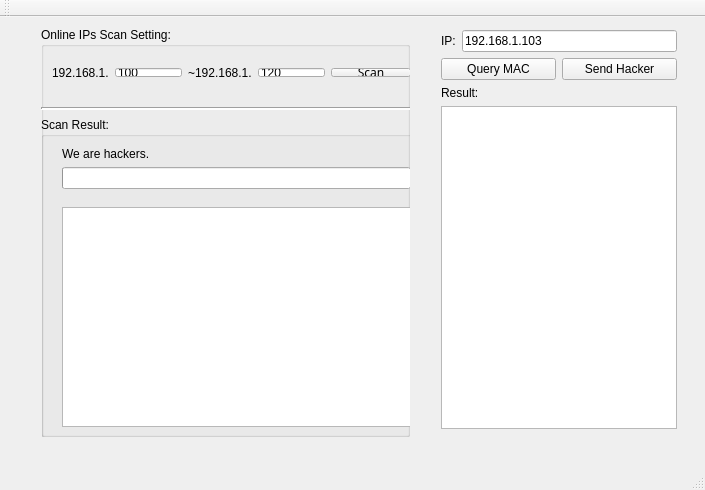
<?xml version="1.0" encoding="UTF-8"?>
<ui version="4.0">
 <class>MainWindow</class>
 <widget class="QMainWindow" name="MainWindow">
  <property name="geometry">
   <rect>
    <x>0</x>
    <y>0</y>
    <width>705</width>
    <height>490</height>
   </rect>
  </property>
  <property name="windowTitle">
   <string>MainWindow</string>
  </property>
  <widget class="QWidget" name="centralWidget">
   <widget class="QWidget" name="layoutWidget">
    <property name="geometry">
     <rect>
      <x>30</x>
      <y>0</y>
      <width>391</width>
      <height>431</height>
     </rect>
    </property>
    <layout class="QVBoxLayout" name="verticalLayout_2">
     <property name="spacing">
      <number>20</number>
     </property>
     <property name="topMargin">
      <number>10</number>
     </property>
     <item>
      <widget class="QGroupBox" name="groupBox">
       <property name="sizePolicy">
        <sizepolicy hsizetype="Preferred" vsizetype="Minimum">
         <horstretch>0</horstretch>
         <verstretch>0</verstretch>
        </sizepolicy>
       </property>
       <property name="minimumSize">
        <size>
         <width>0</width>
         <height>99</height>
        </size>
       </property>
       <property name="title">
        <string>Online IPs Scan Setting:</string>
       </property>
       <widget class="Line" name="line">
        <property name="geometry">
         <rect>
          <x>0</x>
          <y>80</y>
          <width>389</width>
          <height>3</height>
         </rect>
        </property>
        <property name="lineWidth">
         <number>2</number>
        </property>
        <property name="orientation">
         <enum>Qt::Horizontal</enum>
        </property>
       </widget>
       <widget class="QGroupBox" name="groupBox_2">
        <property name="geometry">
         <rect>
          <x>0</x>
          <y>90</y>
          <width>389</width>
          <height>321</height>
         </rect>
        </property>
        <property name="sizePolicy">
         <sizepolicy hsizetype="Preferred" vsizetype="Expanding">
          <horstretch>0</horstretch>
          <verstretch>1</verstretch>
         </sizepolicy>
        </property>
        <property name="title">
         <string>Scan Result:</string>
        </property>
        <widget class="QWidget" name="layoutWidget">
         <property name="geometry">
          <rect>
           <x>10</x>
           <y>20</y>
           <width>371</width>
           <height>301</height>
          </rect>
         </property>
         <layout class="QVBoxLayout" name="verticalLayout">
          <property name="topMargin">
           <number>10</number>
          </property>
          <item>
           <widget class="QLabel" name="statusTip">
            <property name="sizePolicy">
             <sizepolicy hsizetype="Expanding" vsizetype="Expanding">
              <horstretch>0</horstretch>
              <verstretch>0</verstretch>
             </sizepolicy>
            </property>
            <property name="text">
             <string>We are hackers.</string>
            </property>
           </widget>
          </item>
          <item>
           <widget class="QProgressBar" name="progressBar">
            <property name="enabled">
             <bool>true</bool>
            </property>
            <property name="styleSheet">
             <string notr="true"/>
            </property>
            <property name="value">
             <number>0</number>
            </property>
            <property name="textVisible">
             <bool>false</bool>
            </property>
           </widget>
          </item>
          <item>
           <spacer name="verticalSpacer">
            <property name="orientation">
             <enum>Qt::Vertical</enum>
            </property>
            <property name="sizeType">
             <enum>QSizePolicy::Expanding</enum>
            </property>
            <property name="sizeHint" stdset="0">
             <size>
              <width>20</width>
              <height>12</height>
             </size>
            </property>
           </spacer>
          </item>
          <item>
           <widget class="QListView" name="onlineIPsList">
            <property name="sizePolicy">
             <sizepolicy hsizetype="Expanding" vsizetype="Expanding">
              <horstretch>0</horstretch>
              <verstretch>1</verstretch>
             </sizepolicy>
            </property>
           </widget>
          </item>
         </layout>
        </widget>
       </widget>
       <widget class="QWidget" name="layoutWidget">
        <property name="geometry">
         <rect>
          <x>0</x>
          <y>30</y>
          <width>381</width>
          <height>31</height>
         </rect>
        </property>
        <layout class="QHBoxLayout" name="horizontalLayout_2">
         <item>
          <layout class="QHBoxLayout" name="horizontalLayout">
           <item>
            <widget class="QLabel" name="label">
             <property name="sizePolicy">
              <sizepolicy hsizetype="Expanding" vsizetype="Preferred">
               <horstretch>0</horstretch>
               <verstretch>0</verstretch>
              </sizepolicy>
             </property>
             <property name="text">
              <string>192.168.1.</string>
             </property>
            </widget>
           </item>
           <item>
            <widget class="QLineEdit" name="startIPEdit">
             <property name="text">
              <string>100</string>
             </property>
            </widget>
           </item>
           <item>
            <widget class="QLabel" name="label_2">
             <property name="text">
              <string>~192.168.1.</string>
             </property>
            </widget>
           </item>
           <item>
            <widget class="QLineEdit" name="endIPEdit">
             <property name="text">
              <string>120</string>
             </property>
            </widget>
           </item>
          </layout>
         </item>
         <item>
          <widget class="QPushButton" name="getOnlineIPButton">
           <property name="sizePolicy">
            <sizepolicy hsizetype="Fixed" vsizetype="Fixed">
             <horstretch>0</horstretch>
             <verstretch>0</verstretch>
            </sizepolicy>
           </property>
           <property name="font">
            <font>
             <family>文泉驿微米黑</family>
             <weight>50</weight>
             <bold>false</bold>
            </font>
           </property>
           <property name="text">
            <string>Scan</string>
           </property>
          </widget>
         </item>
        </layout>
       </widget>
       <zorder>layoutWidget</zorder>
       <zorder>line</zorder>
       <zorder>groupBox_2</zorder>
      </widget>
     </item>
    </layout>
   </widget>
   <widget class="QWidget" name="">
    <property name="geometry">
     <rect>
      <x>430</x>
      <y>2</y>
      <width>258</width>
      <height>421</height>
     </rect>
    </property>
    <layout class="QVBoxLayout" name="verticalLayout_3">
     <item>
      <layout class="QHBoxLayout" name="horizontalLayout_3">
       <item>
        <widget class="QLabel" name="label_3">
         <property name="text">
          <string>IP:</string>
         </property>
        </widget>
       </item>
       <item>
        <widget class="QLineEdit" name="ipEdit">
         <property name="text">
          <string>192.168.1.103</string>
         </property>
        </widget>
       </item>
      </layout>
     </item>
     <item>
      <layout class="QHBoxLayout" name="horizontalLayout_4">
       <item>
        <widget class="QPushButton" name="queryArpButton">
         <property name="text">
          <string>Query MAC</string>
         </property>
        </widget>
       </item>
       <item>
        <widget class="QPushButton" name="sendFakedARPButton">
         <property name="text">
          <string>Send Hacker</string>
         </property>
        </widget>
       </item>
      </layout>
     </item>
     <item>
      <widget class="QLabel" name="tipLabel">
       <property name="text">
        <string>Result:</string>
       </property>
      </widget>
     </item>
     <item>
      <widget class="QTextBrowser" name="resultShower"/>
     </item>
    </layout>
   </widget>
  </widget>
  <widget class="QToolBar" name="mainToolBar">
   <attribute name="toolBarArea">
    <enum>TopToolBarArea</enum>
   </attribute>
   <attribute name="toolBarBreak">
    <bool>false</bool>
   </attribute>
  </widget>
  <widget class="QStatusBar" name="statusBar"/>
  <widget class="QMenuBar" name="menuBar">
   <property name="geometry">
    <rect>
     <x>0</x>
     <y>0</y>
     <width>705</width>
     <height>23</height>
    </rect>
   </property>
  </widget>
 </widget>
 <layoutdefault spacing="6" margin="11"/>
 <resources/>
 <connections/>
</ui>
